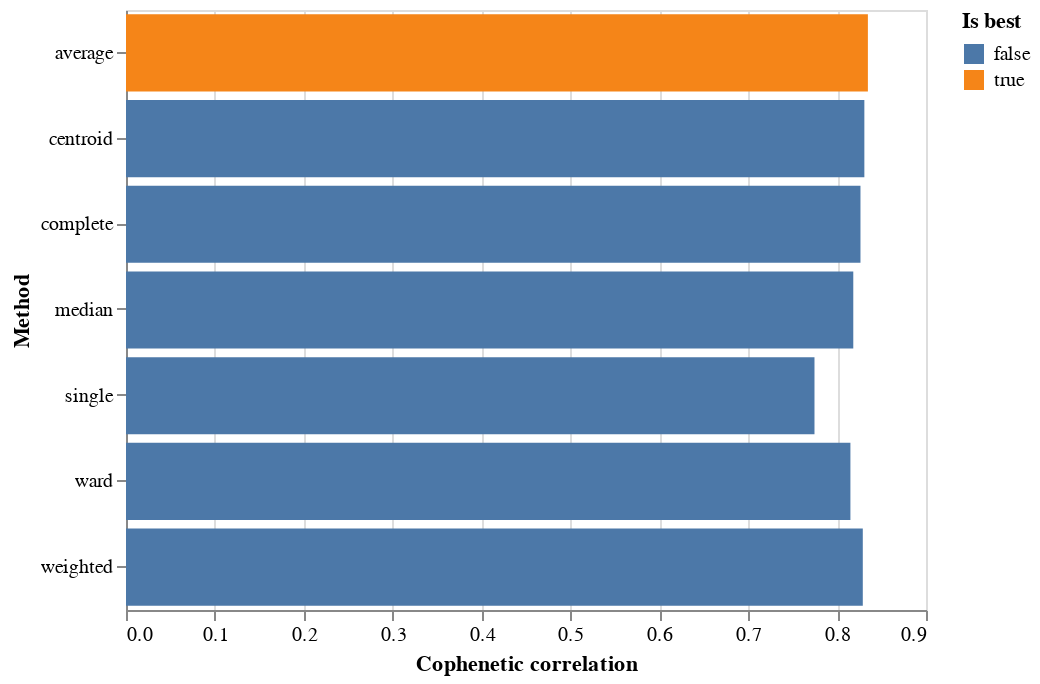

The notebook cell saved with this chart:
### Code cell
alt.Chart(coph_corr_df).mark_bar().encode(
    x=alt.X('value', title='Cophenetic correlation'), 
    y=alt.Y('variable', title='Method'), color='Is best')

### Figure 1 — Vega-Lite specification as saved in the notebook (floating-point values rounded to 4 significant figures)
{"config": {"view": {"width": 400, "height": 300}}, "data": {"values": [{"variable": "average", "value": 0.8346, "Is best": true}, {"variable": "centroid", "value": 0.8307, "Is best": false}, {"variable": "complete", "value": 0.8263, "Is best": false}, {"variable": "median", "value": 0.8182, "Is best": false}, {"variable": "single", "value": 0.7745, "Is best": false}, {"variable": "ward", "value": 0.815, "Is best": false}, {"variable": "weighted", "value": 0.8289, "Is best": false}]}, "mark": "bar", "encoding": {"color": {"type": "nominal", "field": "Is best"}, "x": {"type": "quantitative", "field": "value", "title": "Cophenetic correlation"}, "y": {"type": "nominal", "field": "variable", "title": "Method"}}, "$schema": "https://vega.github.io/schema/vega-lite/v2.4.1.json"}
